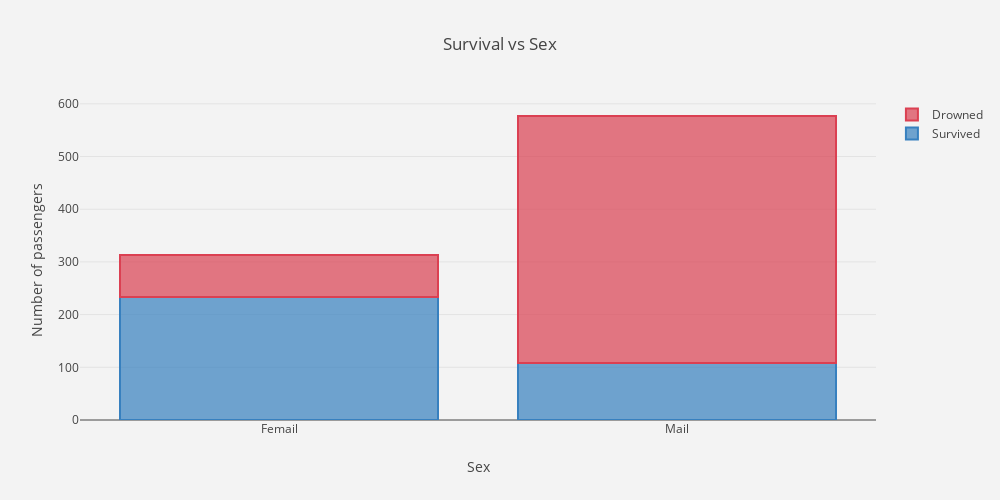

Notebook code cell kept with this figure:
### Code cell
passengers_by_sex = dataset_train[['Sex', 'Survived']].groupby(['Sex']).count()
passengers_by_sex_sur = dataset_train[['Sex', 'Survived']].groupby(['Sex']).sum()

trace1 = go.Bar(
    x = ['Femail', 'Mail'],
    y = passengers_by_sex_sur['Survived'].tolist(),
    name='Survived',
    marker=dict(
        color='rgba(55, 128, 191, 0.7)',
        line=dict(
            color='rgba(55, 128, 191, 1.0)',
            width=2,
        )
    )
)
trace2 = go.Bar(
    x = ['Femail', 'Mail'],
    y = (passengers_by_sex['Survived'] - passengers_by_sex_sur['Survived']).tolist(),
    name='Drowned',
    marker=dict(
        color='rgba(219, 64, 82, 0.7)',
        line=dict(
            color='rgba(219, 64, 82, 1.0)',
            width=2,
        )
    )
)

data = [trace1, trace2]
layout = go.Layout(
    barmode='stack',
    title = 'Survival vs Sex',
    width=1000,
    height=500,
    paper_bgcolor='rgb(243, 243, 243)',
    plot_bgcolor='rgb(243, 243, 243)',
    yaxis = dict(title= 'Number of passengers'),
    xaxis = dict(title= 'Sex')
)

fig = go.Figure(data=data, layout=layout)
py.iplot(fig)

### Figure 1 — Plotly figure (JSON) as saved in the notebook; plotly's stock layout.template omitted (floating-point values rounded to 4 significant figures)
{"data": [{"marker": {"color": "rgba(55, 128, 191, 0.7)", "line": {"color": "rgba(55, 128, 191, 1.0)", "width": 2}}, "name": "Survived", "type": "bar", "x": ["Femail", "Mail"], "y": [233, 109]}, {"marker": {"color": "rgba(219, 64, 82, 0.7)", "line": {"color": "rgba(219, 64, 82, 1.0)", "width": 2}}, "name": "Drowned", "type": "bar", "x": ["Femail", "Mail"], "y": [81, 468]}], "layout": {"barmode": "stack", "height": 500, "paper_bgcolor": "rgb(243, 243, 243)", "plot_bgcolor": "rgb(243, 243, 243)", "title": "Survival vs Sex", "width": 1000, "xaxis": {"title": "Sex"}, "yaxis": {"title": "Number of passengers"}}}
